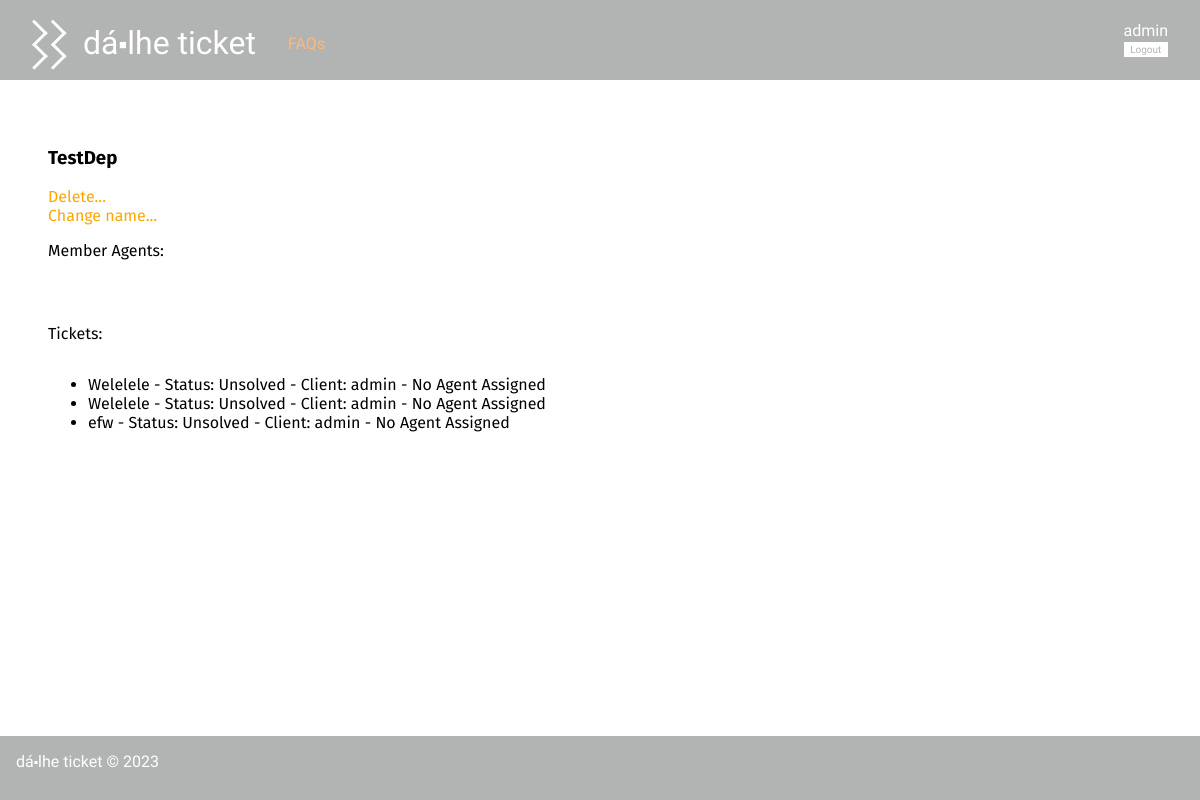
Before: /pages/departmentDetails.php?name=TestDep (signed in) with the older database file.
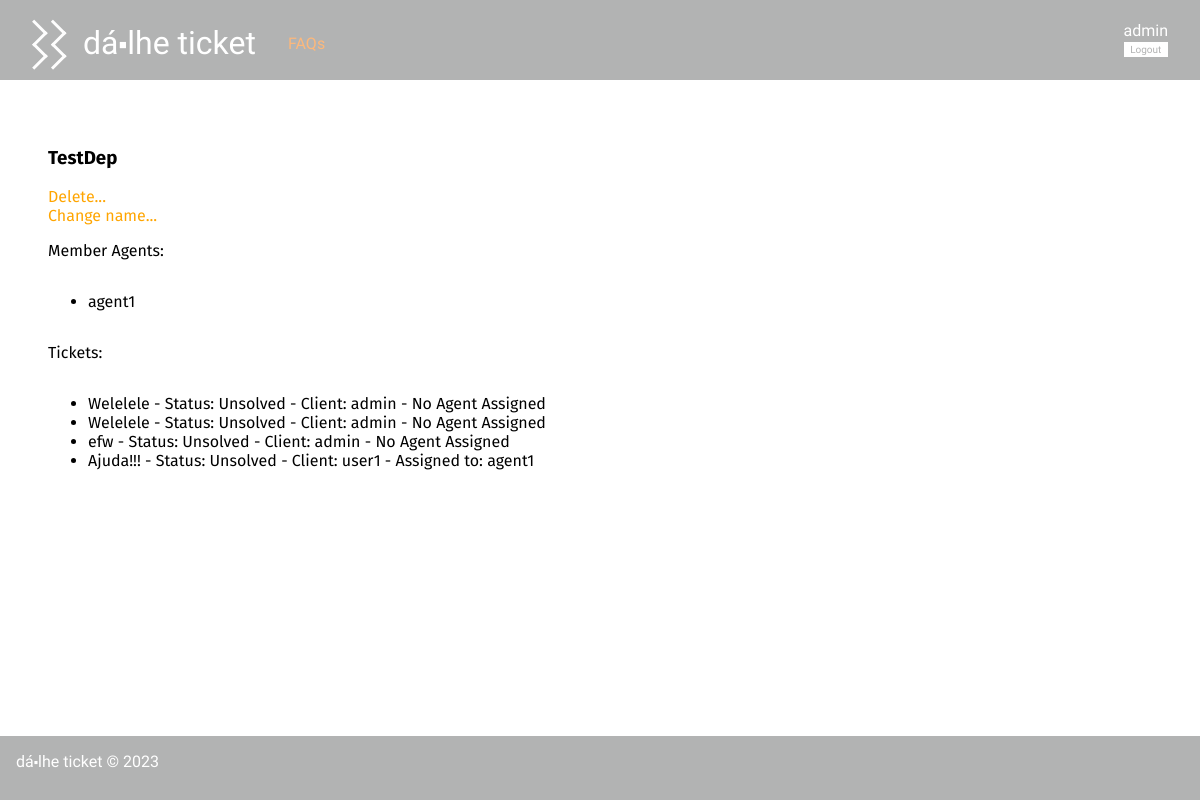
After: the same page with the newer database file.
### tables this page shows
CREATE TABLE Ticket(
   id integer primary key autoincrement,
   title varchar(60) not null,
   client varchar(20) not null,
   agent varchar(20),
   status varchar(10) not null,
   department varchar(20),
   foreign key (client) references User(username),
   foreign key (agent) references User(username),
   foreign key (department) references Department(name)
);

CREATE TABLE User(
   name varchar(60) not null,
   username varchar(20) primary key,
   email varchar(60) not null,
   password varchar(40) not null,
   type varchar(5) not null, /*user, agent, admin*/
   department varchar(20)
);

### database/department.class.php (called while the page is built, shortened)
<?php
  require_once(__DIR__ . '/../database/ticket.class.php');
  class Department{
    public string $name;
    public function __construct(string $name){
      $this->name = $name;
    }
    public function getMemberAgents(PDO $db) : array {
      $stmt = $db->prepare('SELECT * FROM User WHERE department = ?');
      $stmt->execute(array($this->name));
      $agents = array();
      while ($agent = $stmt->fetch()) {
        $agents[] = new User(
          $agent['name'],
          $agent['username'],
          $agent['email'],
          $agent['type'],
          $agent['department'],
        );
      }
      return $agents;
    }
    static public function getDepartmentByName(PDO $db, string $name) {
      $stmt = $db->prepare('SELECT * FROM Department WHERE name = ?');
      $stmt->execute(array($name));
      $query = $stmt->fetchAll()[0];
      return new Department($query['name']);
    }
  }
?>

### database/ticket.class.php (called while the page is built, shortened)
<?php
    class Ticket {
        public function __construct(int $id, string $title, string $client, ?string $agent, string $status, string $department) {
            $this->id = $id;
            $this->title = $title;
            $this->client = $client;
            $this->agent = $agent;
            $this->status = $status;
        }
        static public function getAllTicketsInDepartment(PDO $db, string $name) : array {
            $stmt = $db->prepare("
                SELECT id, title, client, agent, status, department
                FROM Ticket
                WHERE department = ?
            ");
            $stmt->execute(array($name));
            $tickets = array();
            while($ticket = $stmt->fetch()){
                $tickets[] = new Ticket(
                $ticket['id'],
                $ticket['title'],
                $ticket['client'],
                $ticket['agent'],
                $ticket['status'],
                $ticket['department']
                );
            }
            return $tickets;
        }
    }
?>

### database/user.class.php (called while the page is built, shortened)
<?php
class User{
  public function __construct(string $name, string $username, string $email, string $type, string $department){
    $this->username = $username;
  }
}
?>

### templates/departmentDetails.tpl.php (the view, shortened to what this page needs)
<?php
require_once(__DIR__ . '/../database/department.class.php');
require_once(__DIR__ . '/../database/ticket.class.php');
require_once(__DIR__ . '/../database/connection.db.php');
function drawDepartment(Department $department) : void {
        global $session, $db;
?>
    <h3 class="name"><?= $department->name ?></h3>
    <div class="dep_options">
        <a href="../actions/action_delete_department.php?name=<?= $department->name ?>">Delete...</a>
        <br>
        <a href="../pages/change_department_name.php?name=<?= $department->name ?>">Change name...</a>
    </div>
    <p> Member Agents: </p>
    <ul class="search_list">
<?php
    foreach ($department->getMemberAgents($db) as $agent) {
?>
    <li>
        <a href="../pages/profile.php?username=<?= $agent->username ?>"><?= $agent->username ?></a>
    </li>
<?php
    }
?>
    </ul>
    <p> Tickets: </p>
    <ul class="ticket_list">
<?php
    foreach (Ticket::getAllTicketsInDepartment($db, $department->name) as $ticket) {
?>
    <li>
        <a href="../pages/ticket.php?id=<?= $ticket->id ?>"><?= $ticket->title ?>
        - Status: <?= $ticket->status ?>
        - Client: <?= $ticket->client ?>
        <?php if($ticket->agent != null) { ?>
        - Assigned to: <?= $ticket->agent ?></a>
        <?php } else {?>
        - No Agent Assigned</a>
        <?php } ?>
    </li>
<?php
    }
?>
    </ul>
<?php
    }
?>

Changed rows visible on the page:
now on this page (row edited): user: username "agent1"
added ticket: title "Ajuda!!!", status "Unsolved", client "user1", agent "agent1"
